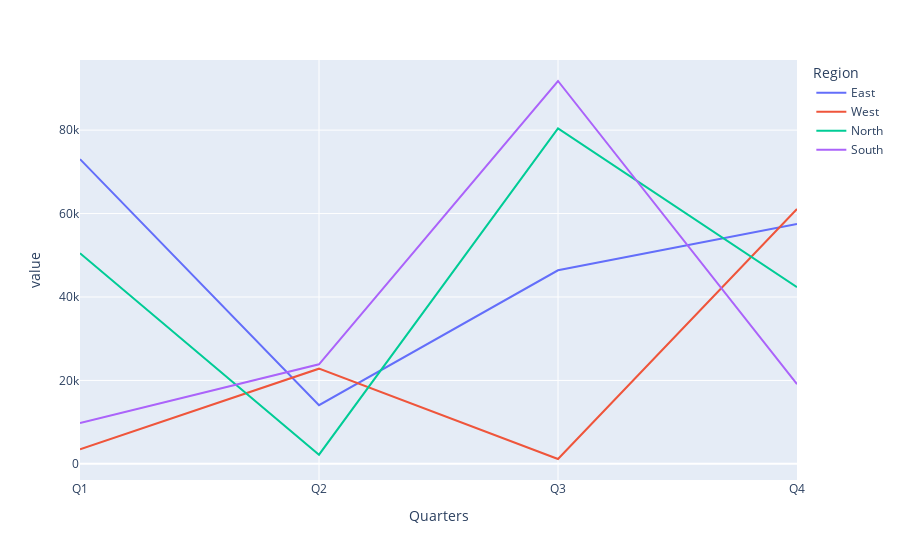

Write notebook code for a chart like this one.
### Code cell
data.plot()

### Figure 1 — Plotly figure (JSON) as saved in the notebook; plotly's stock layout.template omitted (floating-point values rounded to 4 significant figures)
{"data": [{"hovertemplate": "Region=East<br>Quarters=%{x}<br>value=%{y}<extra></extra>", "legendgroup": "East", "line": {"color": "#636efa", "dash": "solid"}, "marker": {"symbol": "circle"}, "mode": "lines", "name": "East", "orientation": "v", "showlegend": true, "type": "scatter", "x": ["Q1", "Q2", "Q3", "Q4"], "xaxis": "x", "y": [73040.0, 14060.0, 46410.0, 57490.0], "yaxis": "y"}, {"hovertemplate": "Region=West<br>Quarters=%{x}<br>value=%{y}<extra></extra>", "legendgroup": "West", "line": {"color": "#EF553B", "dash": "solid"}, "marker": {"symbol": "circle"}, "mode": "lines", "name": "West", "orientation": "v", "showlegend": true, "type": "scatter", "x": ["Q1", "Q2", "Q3", "Q4"], "xaxis": "x", "y": [3497.0, 22820.0, 1166.0, 61100.0], "yaxis": "y"}, {"hovertemplate": "Region=North<br>Quarters=%{x}<br>value=%{y}<extra></extra>", "legendgroup": "North", "line": {"color": "#00cc96", "dash": "solid"}, "marker": {"symbol": "circle"}, "mode": "lines", "name": "North", "orientation": "v", "showlegend": true, "type": "scatter", "x": ["Q1", "Q2", "Q3", "Q4"], "xaxis": "x", "y": [50490.0, 2202.0, 80430.0, 42360.0], "yaxis": "y"}, {"hovertemplate": "Region=South<br>Quarters=%{x}<br>value=%{y}<extra></extra>", "legendgroup": "South", "line": {"color": "#ab63fa", "dash": "solid"}, "marker": {"symbol": "circle"}, "mode": "lines", "name": "South", "orientation": "v", "showlegend": true, "type": "scatter", "x": ["Q1", "Q2", "Q3", "Q4"], "xaxis": "x", "y": [9775.0, 23870.0, 91770.0, 19090.0], "yaxis": "y"}], "layout": {"legend": {"title": {"text": "Region"}, "tracegroupgap": 0}, "margin": {"t": 60}, "xaxis": {"anchor": "y", "domain": [0, 1], "title": {"text": "Quarters"}}, "yaxis": {"anchor": "x", "domain": [0, 1], "title": {"text": "value"}}}}
